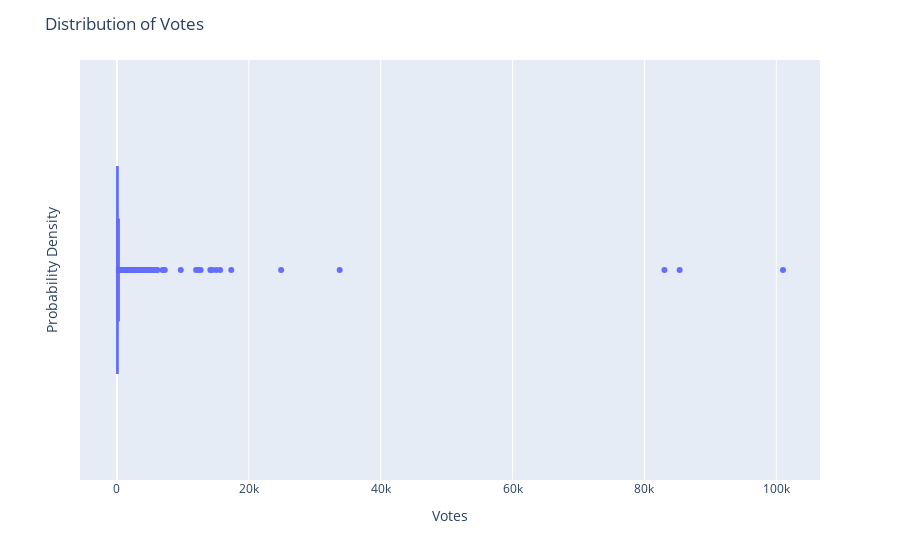

Source (notebook cell):
### Code cell
fig_votes = px.box(df, x = 'Votes')
fig_votes.update_layout(title='Distribution of Votes',xaxis_title='Votes', yaxis_title='Probability Density')
fig_votes.show()

### Figure 1 — Plotly figure (JSON) as saved in the notebook; plotly's stock layout.template omitted (floating-point values rounded to 4 significant figures; data arrays with more than 128 entries replaced by an {"elided": "..."} marker saying what was removed)
{"data": [{"alignmentgroup": "True", "hovertemplate": "Votes=%{x}<extra></extra>", "legendgroup": "", "marker": {"color": "#636efa"}, "name": "", "notched": false, "offsetgroup": "", "orientation": "h", "showlegend": false, "type": "box", "x": {"elided": "1528 int values"}, "x0": " ", "xaxis": "x", "y0": " ", "yaxis": "y"}], "layout": {"boxmode": "group", "legend": {"tracegroupgap": 0}, "margin": {"t": 60}, "title": {"text": "Distribution of Votes"}, "xaxis": {"anchor": "y", "domain": [0, 1], "title": {"text": "Votes"}}, "yaxis": {"anchor": "x", "domain": [0, 1], "title": {"text": "Probability Density"}}}}
